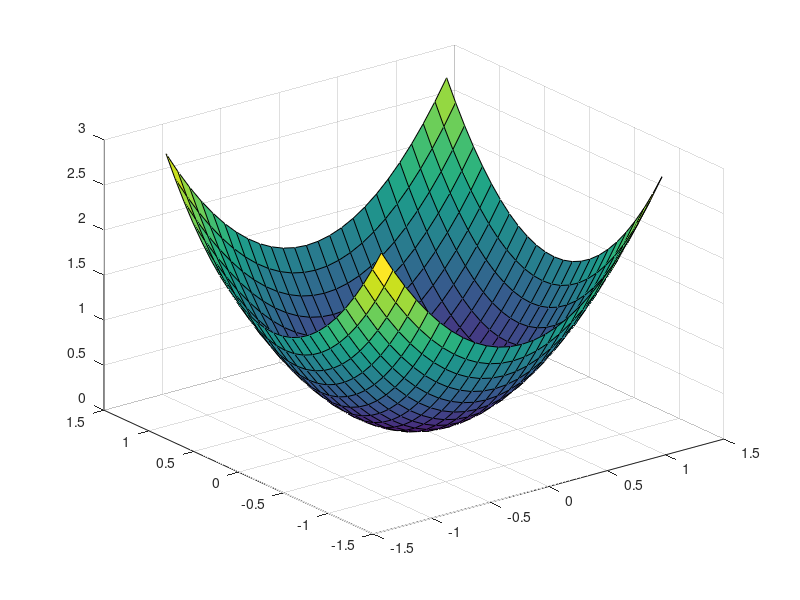

MATLAB code for this plot: (Note: this script raises an error after producing the figure.)
% find the tangential point between surface and plane
% 
close all
clear all
clc

x_sol = [0.4897
         0.4897
         0.4535]; 

% plot 1     
[X,Y] = meshgrid(-1.2:.1:1.2);
Z = X.^2 + Y.^2; 

figure(1)
axis equal
surf(X, Y, Z)
alpha 0.9
hold on

% plot 3D point x_sol
scatter3(x_sol(1), x_sol(2), x_sol(3),'filled')
hold on

% plot 2 
[x,y,z] = sphere();
r = sqrt(2);
x = x(end/2+1:end, :); 
y = y(end/2+1:end, :); 
z = z(end/2+1:end, :); 
surf( r*x, r*y, r*z ) % sphere with radius 5 centred at (0,0,0) 
alpha 0.5
hold on

% x + y + z = 1.4329; 
point = x_sol'; 
normal = [1,1,1];

%# a plane is a*x+b*y+c*z+d=0
%# [a,b,c] is the normal. Thus, we have to calculate
%# d and we're set
d = -point*normal'; %'# dot product for less typing

%# create x,y
[xx,yy]=ndgrid(-1.5:1.5,-1.5:1.5);

%# calculate corresponding z
z = (-normal(1)*xx - normal(2)*yy - d)/normal(3);

%# plot the surface
surf(xx,yy,z)
alpha 0.3
xlabel('X')
ylabel('Y')
zlabel('Z')


